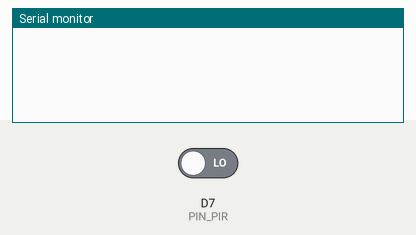
This sketch was run on a simulated ESP8266 (NodeMCU). Shown: the last lines printed to the serial monitor. Inputs (shaded band) come from the test bench; at power-on: D7 (PIN_PIR) LOW.

Above: at 1.2 s.
1.3 s: D7 (PIN_PIR) driven HIGH
At 1.8 s:
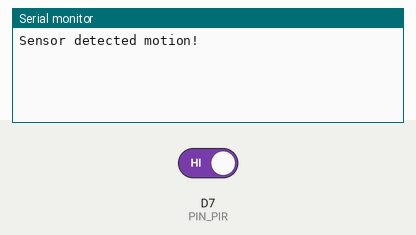
2.8 s: D7 (PIN_PIR) driven LOW
At 4.1 s:
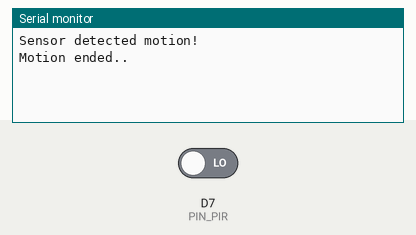

Measured:
- after the input at 1.3 s, the serial monitor: prints a new line at once (image 1)
- after the input at 2.8 s, the serial monitor: prints a new line at once (image 2)

The sketch:

Ch5-00-1.ino
```cpp
#define PIN_PIR  D7
int pirState = LOW;
int current_value = 0;

void setup() {
  pinMode(PIN_PIR, INPUT);
  Serial.begin(115200);
}

void loop(){
  current_value = digitalRead(PIN_PIR);
  if (current_value == HIGH) {
    if (pirState == LOW) {
      Serial.println(F("Sensor detected motion!"));
      // We only want to print on the output change, not state
      pirState = HIGH;
    }
  }
  else
  {
    if (pirState == HIGH){
      Serial.println(F("Motion ended.."));
      pirState = LOW;
    }
  }
}
```
